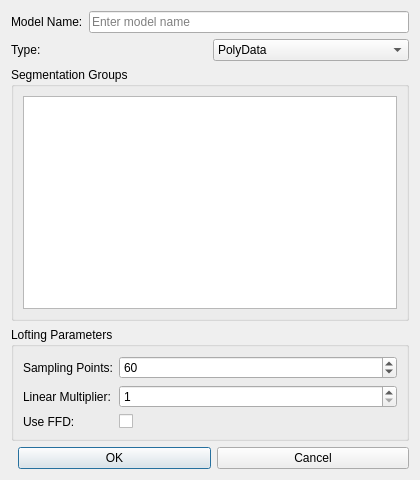
<?xml version="1.0" encoding="UTF-8"?>
<ui version="4.0">
 <class>xq_ModelCreate</class>
 <widget class="QDialog" name="xq_ModelCreate">
  <property name="geometry">
   <rect><x>0</x><y>0</y><width>420</width><height>480</height></rect>
  </property>
  <property name="windowTitle"><string>Create Model</string></property>
  <layout class="QVBoxLayout" name="mainLayout">
   <!-- Model name -->
   <item>
    <layout class="QHBoxLayout" name="nameLayout">
     <item>
      <widget class="QLabel" name="lblModelName">
       <property name="text"><string>Model Name:</string></property>
      </widget>
     </item>
     <item>
      <widget class="QLineEdit" name="editModelName">
       <property name="placeholderText"><string>Enter model name</string></property>
      </widget>
     </item>
    </layout>
   </item>

   <!-- Model type -->
   <item>
    <layout class="QHBoxLayout" name="typeLayout">
     <item>
      <widget class="QLabel" name="lblModelType">
       <property name="text"><string>Type:</string></property>
      </widget>
     </item>
     <item>
      <widget class="QComboBox" name="comboModelType">
       <item><property name="text"><string>PolyData</string></property></item>
       <item><property name="text"><string>OCCT</string></property></item>
      </widget>
     </item>
    </layout>
   </item>

   <!-- Segmentation groups -->
   <item>
    <widget class="QGroupBox" name="grpSegGroups">
     <property name="title"><string>Segmentation Groups</string></property>
     <layout class="QVBoxLayout" name="segLayout">
      <item>
       <widget class="QListWidget" name="listSegGroups">
        <property name="selectionMode">
         <enum>QAbstractItemView::ExtendedSelection</enum>
        </property>
       </widget>
      </item>
     </layout>
    </widget>
   </item>

   <!-- Lofting parameters -->
   <item>
    <widget class="QGroupBox" name="grpLoftingParams">
     <property name="title"><string>Lofting Parameters</string></property>
     <layout class="QFormLayout" name="loftLayout">
      <item row="0" column="0">
       <widget class="QLabel" name="lblSampling">
        <property name="text"><string>Sampling Points:</string></property>
       </widget>
      </item>
      <item row="0" column="1">
       <widget class="QSpinBox" name="spinSamplingPoints">
        <property name="minimum"><number>10</number></property>
        <property name="maximum"><number>1000</number></property>
        <property name="value"><number>60</number></property>
       </widget>
      </item>
      <item row="1" column="0">
       <widget class="QLabel" name="lblLinearMult">
        <property name="text"><string>Linear Multiplier:</string></property>
       </widget>
      </item>
      <item row="1" column="1">
       <widget class="QSpinBox" name="spinLinearMult">
        <property name="minimum"><number>1</number></property>
        <property name="maximum"><number>20</number></property>
        <property name="value"><number>1</number></property>
       </widget>
      </item>
      <item row="2" column="0">
       <widget class="QLabel" name="lblUseFFD">
        <property name="text"><string>Use FFD:</string></property>
       </widget>
      </item>
      <item row="2" column="1">
       <widget class="QCheckBox" name="chkUseFFD"/>
      </item>
     </layout>
    </widget>
   </item>

   <!-- Buttons -->
   <item>
    <layout class="QHBoxLayout" name="buttonLayout">
     <item>
      <spacer name="btnSpacer">
       <property name="orientation"><enum>Qt::Horizontal</enum></property>
      </spacer>
     </item>
     <item>
      <widget class="QPushButton" name="btnOk">
       <property name="text"><string>OK</string></property>
      </widget>
     </item>
     <item>
      <widget class="QPushButton" name="btnCancel">
       <property name="text"><string>Cancel</string></property>
      </widget>
     </item>
    </layout>
   </item>
  </layout>
 </widget>
</ui>
